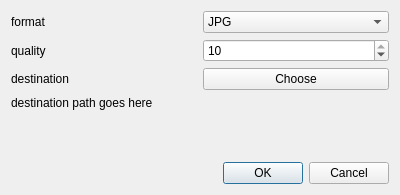
<?xml version="1.0" encoding="UTF-8"?>
<ui version="4.0">
 <class>ExportAction</class>
 <widget class="QDialog" name="ExportAction">
  <property name="geometry">
   <rect>
    <x>0</x>
    <y>0</y>
    <width>400</width>
    <height>195</height>
   </rect>
  </property>
  <property name="windowTitle">
   <string>Export</string>
  </property>
  <layout class="QVBoxLayout" name="verticalLayout">
   <item>
    <layout class="QGridLayout" name="gridLayout">
     <item row="4" column="0" colspan="2">
      <widget class="QLabel" name="destination">
       <property name="text">
        <string>destination path goes here</string>
       </property>
      </widget>
     </item>
     <item row="1" column="1">
      <widget class="QComboBox" name="format">
       <item>
        <property name="text">
         <string>JPG</string>
        </property>
       </item>
      </widget>
     </item>
     <item row="3" column="1">
      <widget class="QPushButton" name="pushButton">
       <property name="text">
        <string>Choose</string>
       </property>
      </widget>
     </item>
     <item row="1" column="0">
      <widget class="QLabel" name="label">
       <property name="text">
        <string>format</string>
       </property>
      </widget>
     </item>
     <item row="3" column="0">
      <widget class="QLabel" name="label_2">
       <property name="text">
        <string>destination</string>
       </property>
      </widget>
     </item>
     <item row="2" column="0">
      <widget class="QLabel" name="label_4">
       <property name="text">
        <string>quality</string>
       </property>
      </widget>
     </item>
     <item row="2" column="1">
      <widget class="QSpinBox" name="spinBox">
       <property name="minimum">
        <number>1</number>
       </property>
       <property name="maximum">
        <number>10</number>
       </property>
       <property name="value">
        <number>10</number>
       </property>
      </widget>
     </item>
    </layout>
   </item>
   <item>
    <spacer name="verticalSpacer">
     <property name="orientation">
      <enum>Qt::Vertical</enum>
     </property>
     <property name="sizeHint" stdset="0">
      <size>
       <width>20</width>
       <height>40</height>
      </size>
     </property>
    </spacer>
   </item>
   <item>
    <widget class="QDialogButtonBox" name="buttonBox">
     <property name="orientation">
      <enum>Qt::Horizontal</enum>
     </property>
     <property name="standardButtons">
      <set>QDialogButtonBox::Cancel|QDialogButtonBox::Ok</set>
     </property>
    </widget>
   </item>
  </layout>
 </widget>
 <resources/>
 <connections>
  <connection>
   <sender>buttonBox</sender>
   <signal>accepted()</signal>
   <receiver>ExportAction</receiver>
   <slot>accept()</slot>
   <hints>
    <hint type="sourcelabel">
     <x>248</x>
     <y>254</y>
    </hint>
    <hint type="destinationlabel">
     <x>157</x>
     <y>274</y>
    </hint>
   </hints>
  </connection>
  <connection>
   <sender>buttonBox</sender>
   <signal>rejected()</signal>
   <receiver>ExportAction</receiver>
   <slot>reject()</slot>
   <hints>
    <hint type="sourcelabel">
     <x>316</x>
     <y>260</y>
    </hint>
    <hint type="destinationlabel">
     <x>286</x>
     <y>274</y>
    </hint>
   </hints>
  </connection>
 </connections>
</ui>
